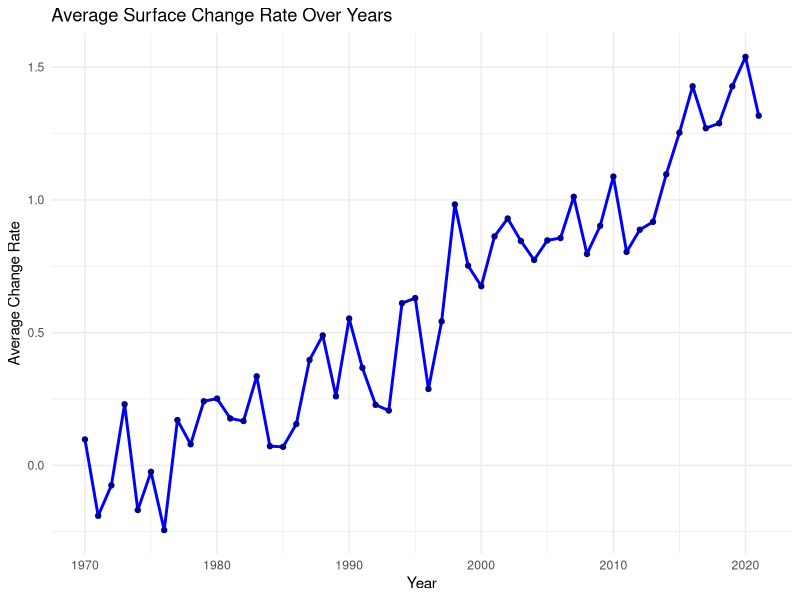
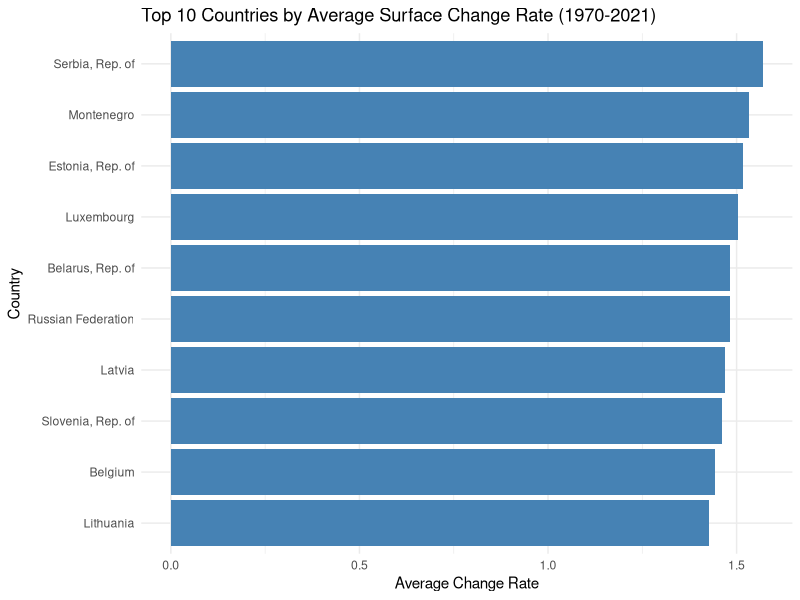
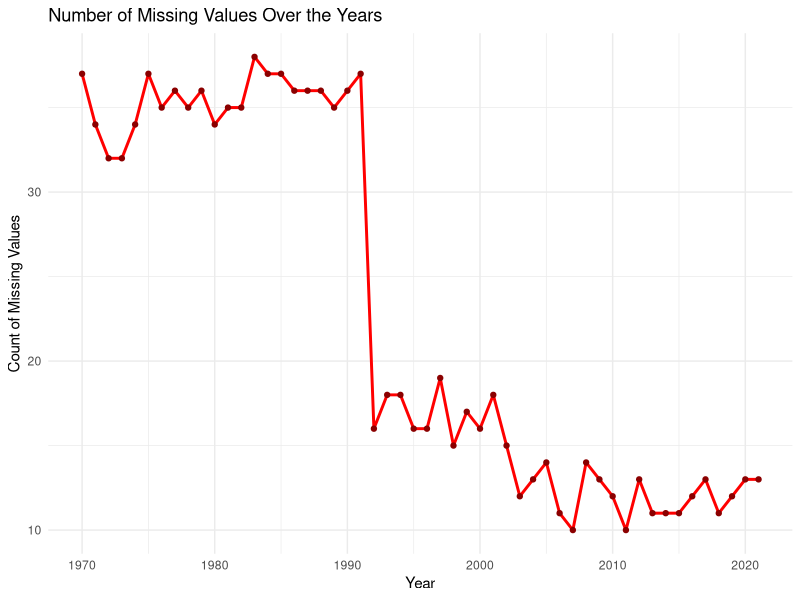
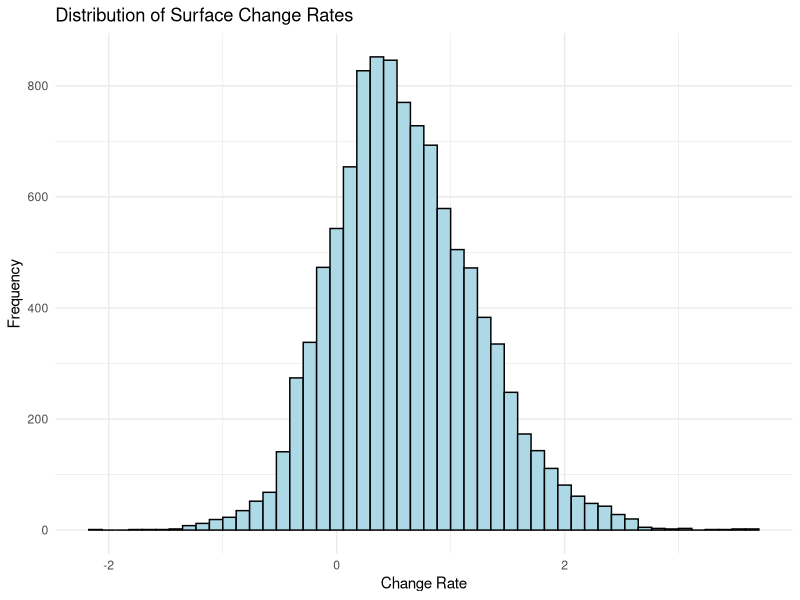
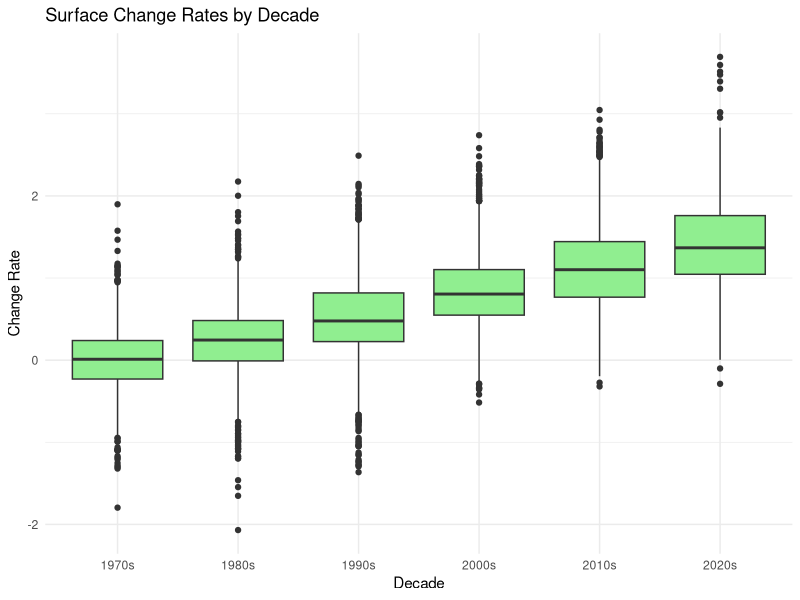

The R source for these figures, in order:
## ---- chunk 1
#| message: false

# Load necessary libraries
library(tidyverse)
library(readr)
library(ggplot2)

# Load the dataset
weather <- read_csv("data/temperature.csv")  # Adjust the path if needed

# Overview of the dataset
glimpse(weather)

# Check for missing values
weather_missing_summary <- weather %>%
  summarise(across(everything(), ~sum(is.na(.)))) %>%
  pivot_longer(cols = everything(), names_to = "Variable", values_to = "Missing_Values") %>%
  filter(Missing_Values > 0)

# Display missing value summary
weather_missing_summary

# Reshape the dataset: pivot longer for years
weather_long <- weather %>%
  pivot_longer(
    cols = `1970`:`2021`,
    names_to = "Year",
    values_to = "ChangeRate"
  ) %>%
  mutate(Year = as.integer(Year))

# Basic statistics
weather_stats <- weather_long %>%
  group_by(Year) %>%
  summarise(
    Mean_Change = mean(ChangeRate, na.rm = TRUE),
    Median_Change = median(ChangeRate, na.rm = TRUE),
    Min_Change = min(ChangeRate, na.rm = TRUE),
    Max_Change = max(ChangeRate, na.rm = TRUE),
    SD_Change = sd(ChangeRate, na.rm = TRUE),
    .groups = 'drop'
  )

# Display yearly statistics
weather_stats

# Plot average change rate over years
ggplot(weather_stats, aes(x = Year, y = Mean_Change)) +
  geom_line(color = "blue", size = 1) +
  geom_point(color = "darkblue") +
  labs(
    title = "Average Surface Change Rate Over Years",
    x = "Year",
    y = "Average Change Rate"
  ) +
  theme_minimal()

# Identify top 10 countries with highest average change rate
top_countries <- weather_long %>%
  group_by(`Country Name`) %>%
  summarise(
    Avg_Change = mean(ChangeRate, na.rm = TRUE)
  ) %>%
  arrange(desc(Avg_Change)) %>%
  slice_head(n = 10)

# Display top 10 countries
top_countries

# Plot top 10 countries
ggplot(top_countries, aes(x = reorder(`Country Name`, Avg_Change), y = Avg_Change)) +
  geom_col(fill = "steelblue") +
  coord_flip() +
  labs(
    title = "Top 10 Countries by Average Surface Change Rate (1970-2021)",
    x = "Country",
    y = "Average Change Rate"
  ) +
  theme_minimal()

# Yearly missing values plot
weather_long %>%
  group_by(Year) %>%
  summarise(Missing = sum(is.na(ChangeRate))) %>%
  ggplot(aes(x = Year, y = Missing)) +
  geom_line(color = "red", size = 1) +
  geom_point(color = "darkred") +
  labs(
    title = "Number of Missing Values Over the Years",
    x = "Year",
    y = "Count of Missing Values"
  ) +
  theme_minimal()

# Distribution of change rates
ggplot(weather_long, aes(x = ChangeRate)) +
  geom_histogram(bins = 50, fill = "lightblue", color = "black") +
  labs(
    title = "Distribution of Surface Change Rates",
    x = "Change Rate",
    y = "Frequency"
  ) +
  theme_minimal()

# Boxplot by decade
weather_long %>%
  mutate(Decade = paste0(floor(Year / 10) * 10, "s")) %>%
  ggplot(aes(x = Decade, y = ChangeRate)) +
  geom_boxplot(fill = "lightgreen") +
  labs(
    title = "Surface Change Rates by Decade",
    x = "Decade",
    y = "Change Rate"
  ) +
  theme_minimal()

